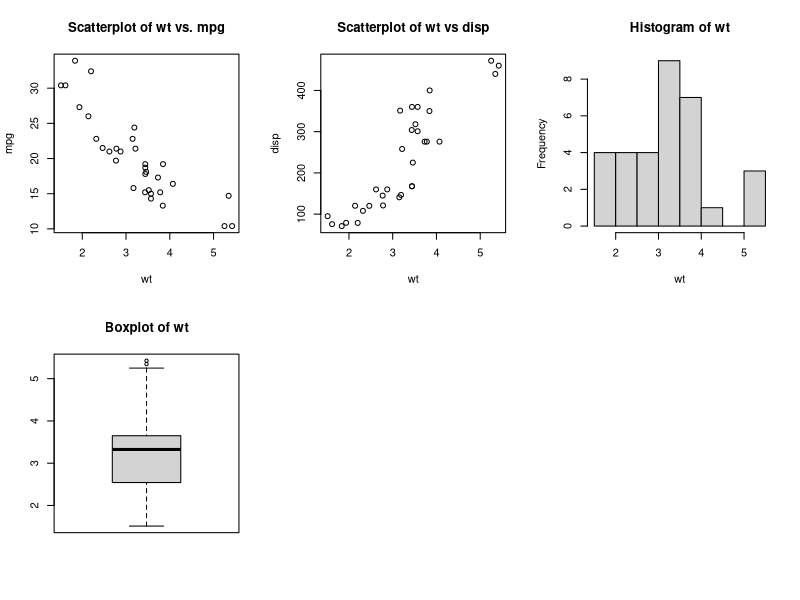

R code for this plot:
## ---- chunk 1
knitr::opts_chunk$set(echo = TRUE)
## ---- chunk 2
attach(mtcars)  #Just an example of data in R
par(mfrow=c(2,3)) #First number is the number of rows, and the second number is the number of columns in the plot
#Plot like normal
plot(wt,mpg, main="Scatterplot of wt vs. mpg")
plot(wt,disp, main="Scatterplot of wt vs disp")
hist(wt, main="Histogram of wt")
boxplot(wt, main="Boxplot of wt")
